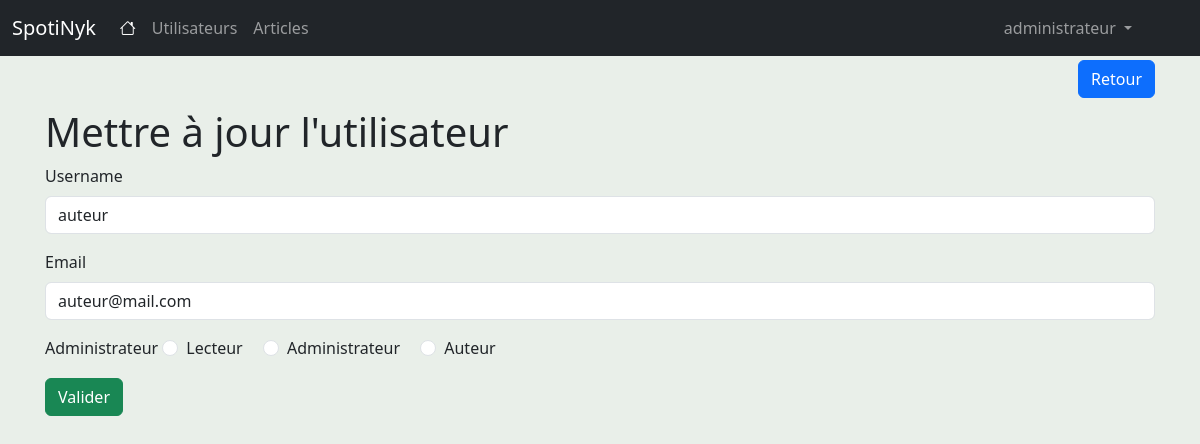
The page /admin/usagers/10/edit (signed in) on the database its author committed.
### app/models/tables.py (models this page shows, shortened)
class Usagers(db.Model):
    id = db.Column(db.Integer, primary_key=True)
    username = db.Column(db.String(80), unique=True, nullable=False)
    email = db.Column(db.String(120), unique=True, nullable=False)
    password = db.Column(db.String(100), nullable=False)
    profil_id = db.Column(db.Integer, db.ForeignKey('profils.id'), nullable=False)

### app/controllers/admin_controller.py (the view, shortened to what this page needs)
@login_required
def updateUsager(usager_id):
    usager = Usagers.query.get_or_404(usager_id)
    return render_template('update_usager.html', usager = usager)

### app/ext/login.py (called while the page is built)
def init_app(app):
    lm.init_app(app)
    lm.login_view = 'default.login' #définir login_view : indiquer à Flask l'URL d'authentification des utilisateurs
    @lm.user_loader
    def load_usager(usager_id):
        return Usagers.query.get(usager_id)

### app/templates/update_usager.html (shortened to what this page needs)
{% extends "base.html" %}
{% block content %}
<div class="row">
    <div class="col">
        <h1 class="mt-5">Mettre à jour l'utilisateur</h1>
    </div>
    <div class="col text-end">
        <a class="btn btn-primary" href="javascript:history.go(-1)"> Retour</a>
    </div>
</div>
<form action="{{ url_for('admin.updateUsager', usager_id = usager.id) }}" method="POST" enctype="multipart/form-data">
    <div class="mb-3">
        <label for="username" class="form-label">Username</label>
        <input type="text" name="username" class="form-control" id="inputUsername" value="{{usager.username}}">
    </div>
    <div class="mb-3">
        <label for="email" class="form-label">Email</label>
        <input type="email" name="email" class="form-control" id="inputEmail" value="{{usager.email}}">
    </div>
    <div class="mb-3">
        <label class="form-check-label" for="profil_id">Administrateur</label>
        <div class="form-check form-check-inline">
            <input class="form-check-input" type="radio" name="profil_id" id="inputAdmin1" value="0">
            <label class="form-check-label" for="inlineRadio1">Lecteur</label>
        </div>
        <div class="form-check form-check-inline">
            <input class="form-check-input" type="radio" name="profil_id" id="inputAdmin2" value="1">
            <label class="form-check-label" for="inlineRadio2">Administrateur</label>
        </div>
        <div class="form-check form-check-inline">
            <input class="form-check-input" type="radio" name="profil_id" id="inputAdmin3" value="2">
            <label class="form-check-label" for="inlineRadio3">Auteur</label>
        </div>
    </div>
    <button type="submit" class="btn btn-success">Valider</button>
</form>
{% endblock %}

### app/templates/base.html (shortened to what this page needs)
<!doctype html>
<html lang="en" class="h-100">
    <head>
        {% block head %}
                {% block styles %}
                    {{ bootstrap.load_css() }}
                    <link rel="stylesheet" href="https://cdn.jsdelivr.net/npm/bootstrap-icons@1.8.1/font/bootstrap-icons.css">
                {% endblock %}
        {% endblock %}
    </head>
    <body class="d-flex flex-column h-100" style="background-color: #e9efe9">
        <header>
            <nav class="navbar navbar-expand-md navbar-dark fixed-top bg-dark">
                <div class="container-fluid">
                    <a class="navbar-brand" href="{{url_for('default.index')}}">SpotiNyk</a>
                    <div class="collapse navbar-collapse" id="navbarCollapse">
                        <ul class="navbar-nav me-auto mb-2 mb-md-0">
                            <li class="nav-item">
                                <a class="nav-link active" aria-current="page" href="{{url_for('default.index')}}"> <i class="bi bi-house"></i></a>
                            </li>
                            {% if current_user.profil_id == 1 %}
                            <li class="nav-item">
                                <a class="nav-link" href="{{url_for('admin.usagers')}}">Utilisateurs</a>
                            </li>
                            <li class="nav-item">
                                <a class="nav-link" href="{{url_for('admin.articles')}}">Articles</a>
                            </li>
                            {%endif%}
                        </ul>
                        <ul class="navbar-nav mr-auto me-5 ms-2 mb-md-0">
                            {% if current_user.is_authenticated %}
                            <li class="nav-item dropdown">
                                <a class="nav-link dropdown-toggle" href="#" id="navbarDropdown" role="button" data-bs-toggle="dropdown" aria-expanded="false">
                                  {{current_user.username}}
                                </a>
                            </li>
                            {%endif%}
                        </ul>
                    </div>
                </div>
            </nav>
        </header>
        <main class="flex-shrink-0">
            <div class="container">
                {% block content %}{% endblock %}
            </div>
        </main>
    </body>
</html>

### app/templates/base.html (style rules this page uses)
main > .container { padding: 60px 15px 0; }

### rows shown on the page
Usagers: username "administrateur"
Usagers: username "auteur", email "auteur@mail.com"
